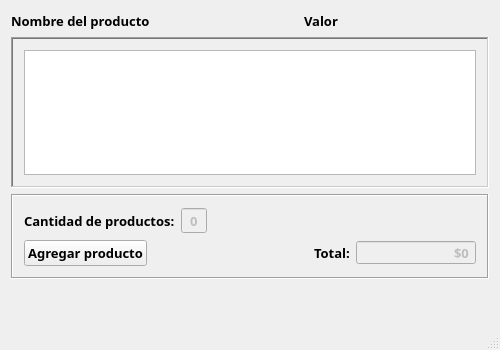
<?xml version="1.0" encoding="UTF-8"?>
<ui version="4.0">
 <class>MainWindow</class>
 <widget class="QMainWindow" name="MainWindow">
  <property name="geometry">
   <rect>
    <x>0</x>
    <y>0</y>
    <width>500</width>
    <height>350</height>
   </rect>
  </property>
  <property name="minimumSize">
   <size>
    <width>500</width>
    <height>350</height>
   </size>
  </property>
  <property name="maximumSize">
   <size>
    <width>500</width>
    <height>350</height>
   </size>
  </property>
  <property name="font">
   <font>
    <family>Lucida Sans</family>
    <pointsize>10</pointsize>
    <weight>75</weight>
    <bold>true</bold>
   </font>
  </property>
  <property name="windowTitle">
   <string/>
  </property>
  <property name="windowIcon">
   <iconset resource="images.qrc">
    <normaloff>:/images/if_cash_register_17219.png</normaloff>:/images/if_cash_register_17219.png</iconset>
  </property>
  <property name="windowOpacity">
   <double>1.000000000000000</double>
  </property>
  <property name="animated">
   <bool>false</bool>
  </property>
  <widget class="QWidget" name="centralWidget">
   <layout class="QVBoxLayout" name="verticalLayout_2">
    <item>
     <layout class="QHBoxLayout" name="horizontalLayout_5">
      <item>
       <layout class="QHBoxLayout" name="horizontalLayout_4">
        <item>
         <widget class="QLabel" name="productNameLabel">
          <property name="text">
           <string>Nombre del producto</string>
          </property>
         </widget>
        </item>
        <item>
         <spacer name="horizontalSpacer_3">
          <property name="orientation">
           <enum>Qt::Horizontal</enum>
          </property>
          <property name="sizeHint" stdset="0">
           <size>
            <width>148</width>
            <height>20</height>
           </size>
          </property>
         </spacer>
        </item>
        <item>
         <widget class="QLabel" name="valueLabel">
          <property name="text">
           <string>Valor</string>
          </property>
         </widget>
        </item>
       </layout>
      </item>
      <item>
       <spacer name="horizontalSpacer_4">
        <property name="orientation">
         <enum>Qt::Horizontal</enum>
        </property>
        <property name="sizeHint" stdset="0">
         <size>
          <width>40</width>
          <height>20</height>
         </size>
        </property>
       </spacer>
      </item>
     </layout>
    </item>
    <item>
     <layout class="QHBoxLayout" name="horizontalLayout">
      <item>
       <widget class="QScrollArea" name="scrollArea">
        <property name="frameShape">
         <enum>QFrame::WinPanel</enum>
        </property>
        <property name="frameShadow">
         <enum>QFrame::Sunken</enum>
        </property>
        <property name="widgetResizable">
         <bool>true</bool>
        </property>
        <widget class="QWidget" name="scrollAreaWidgetContents">
         <property name="geometry">
          <rect>
           <x>0</x>
           <y>0</y>
           <width>476</width>
           <height>114</height>
          </rect>
         </property>
         <layout class="QVBoxLayout" name="verticalLayout_3">
          <item>
           <widget class="QTableWidget" name="tableWidget">
            <property name="cursor" stdset="0">
             <cursorShape>PointingHandCursor</cursorShape>
            </property>
            <property name="frameShape">
             <enum>QFrame::StyledPanel</enum>
            </property>
            <property name="frameShadow">
             <enum>QFrame::Sunken</enum>
            </property>
            <attribute name="horizontalHeaderVisible">
             <bool>false</bool>
            </attribute>
            <attribute name="verticalHeaderVisible">
             <bool>false</bool>
            </attribute>
           </widget>
          </item>
         </layout>
        </widget>
       </widget>
      </item>
     </layout>
    </item>
    <item>
     <widget class="QFrame" name="frame">
      <property name="frameShape">
       <enum>QFrame::Box</enum>
      </property>
      <property name="frameShadow">
       <enum>QFrame::Sunken</enum>
      </property>
      <layout class="QVBoxLayout" name="verticalLayout">
       <item>
        <layout class="QHBoxLayout" name="horizontalLayout_3">
         <item>
          <widget class="QLabel" name="cantProductLabel">
           <property name="text">
            <string>Cantidad de productos:</string>
           </property>
          </widget>
         </item>
         <item>
          <widget class="QSpinBox" name="CantProductSpinBox">
           <property name="enabled">
            <bool>false</bool>
           </property>
           <property name="cursor">
            <cursorShape>ForbiddenCursor</cursorShape>
           </property>
           <property name="alignment">
            <set>Qt::AlignCenter</set>
           </property>
           <property name="buttonSymbols">
            <enum>QAbstractSpinBox::NoButtons</enum>
           </property>
          </widget>
         </item>
         <item>
          <spacer name="horizontalSpacer_2">
           <property name="orientation">
            <enum>Qt::Horizontal</enum>
           </property>
           <property name="sizeHint" stdset="0">
            <size>
             <width>168</width>
             <height>20</height>
            </size>
           </property>
          </spacer>
         </item>
        </layout>
       </item>
       <item>
        <layout class="QHBoxLayout" name="horizontalLayout_2">
         <item>
          <widget class="QPushButton" name="addPushButton">
           <property name="cursor">
            <cursorShape>PointingHandCursor</cursorShape>
           </property>
           <property name="text">
            <string>Agregar producto</string>
           </property>
           <property name="icon">
            <iconset resource="images.qrc">
             <normaloff>:/images/if_list-add_118777.png</normaloff>:/images/if_list-add_118777.png</iconset>
           </property>
           <property name="iconSize">
            <size>
             <width>24</width>
             <height>24</height>
            </size>
           </property>
          </widget>
         </item>
         <item>
          <spacer name="horizontalSpacer">
           <property name="orientation">
            <enum>Qt::Horizontal</enum>
           </property>
           <property name="sizeHint" stdset="0">
            <size>
             <width>40</width>
             <height>20</height>
            </size>
           </property>
          </spacer>
         </item>
         <item>
          <widget class="QLabel" name="TotalLabel">
           <property name="text">
            <string>Total:</string>
           </property>
          </widget>
         </item>
         <item>
          <widget class="QSpinBox" name="totalSpinBox">
           <property name="enabled">
            <bool>false</bool>
           </property>
           <property name="minimumSize">
            <size>
             <width>120</width>
             <height>25</height>
            </size>
           </property>
           <property name="maximumSize">
            <size>
             <width>120</width>
             <height>25</height>
            </size>
           </property>
           <property name="cursor">
            <cursorShape>ForbiddenCursor</cursorShape>
           </property>
           <property name="alignment">
            <set>Qt::AlignRight|Qt::AlignTrailing|Qt::AlignVCenter</set>
           </property>
           <property name="buttonSymbols">
            <enum>QAbstractSpinBox::NoButtons</enum>
           </property>
           <property name="showGroupSeparator" stdset="0">
            <bool>true</bool>
           </property>
           <property name="prefix">
            <string>$</string>
           </property>
           <property name="maximum">
            <number>999999999</number>
           </property>
           <property name="singleStep">
            <number>0</number>
           </property>
          </widget>
         </item>
        </layout>
       </item>
      </layout>
     </widget>
    </item>
    <item>
     <spacer name="verticalSpacer">
      <property name="orientation">
       <enum>Qt::Vertical</enum>
      </property>
      <property name="sizeType">
       <enum>QSizePolicy::Fixed</enum>
      </property>
      <property name="sizeHint" stdset="0">
       <size>
        <width>20</width>
        <height>5</height>
       </size>
      </property>
     </spacer>
    </item>
    <item>
     <layout class="QHBoxLayout" name="horizontalLayout_6">
      <item>
       <spacer name="horizontalSpacer_5">
        <property name="orientation">
         <enum>Qt::Horizontal</enum>
        </property>
        <property name="sizeHint" stdset="0">
         <size>
          <width>40</width>
          <height>20</height>
         </size>
        </property>
       </spacer>
      </item>
      <item>
       <widget class="QPushButton" name="okPushButton">
        <property name="cursor">
         <cursorShape>PointingHandCursor</cursorShape>
        </property>
        <property name="text">
         <string/>
        </property>
        <property name="icon">
         <iconset resource="images.qrc">
          <normaloff>:/images/if_Ok_131848.png</normaloff>:/images/if_Ok_131848.png</iconset>
        </property>
        <property name="iconSize">
         <size>
          <width>32</width>
          <height>32</height>
         </size>
        </property>
        <property name="flat">
         <bool>true</bool>
        </property>
       </widget>
      </item>
      <item>
       <widget class="QPushButton" name="cancelPushButton">
        <property name="cursor">
         <cursorShape>PointingHandCursor</cursorShape>
        </property>
        <property name="text">
         <string/>
        </property>
        <property name="icon">
         <iconset resource="images.qrc">
          <normaloff>:/images/if_Cancel_131742.png</normaloff>:/images/if_Cancel_131742.png</iconset>
        </property>
        <property name="iconSize">
         <size>
          <width>32</width>
          <height>32</height>
         </size>
        </property>
        <property name="flat">
         <bool>true</bool>
        </property>
       </widget>
      </item>
     </layout>
    </item>
   </layout>
  </widget>
  <widget class="QStatusBar" name="statusBar"/>
 </widget>
 <layoutdefault spacing="6" margin="11"/>
 <resources>
  <include location="images.qrc"/>
 </resources>
 <connections/>
</ui>
